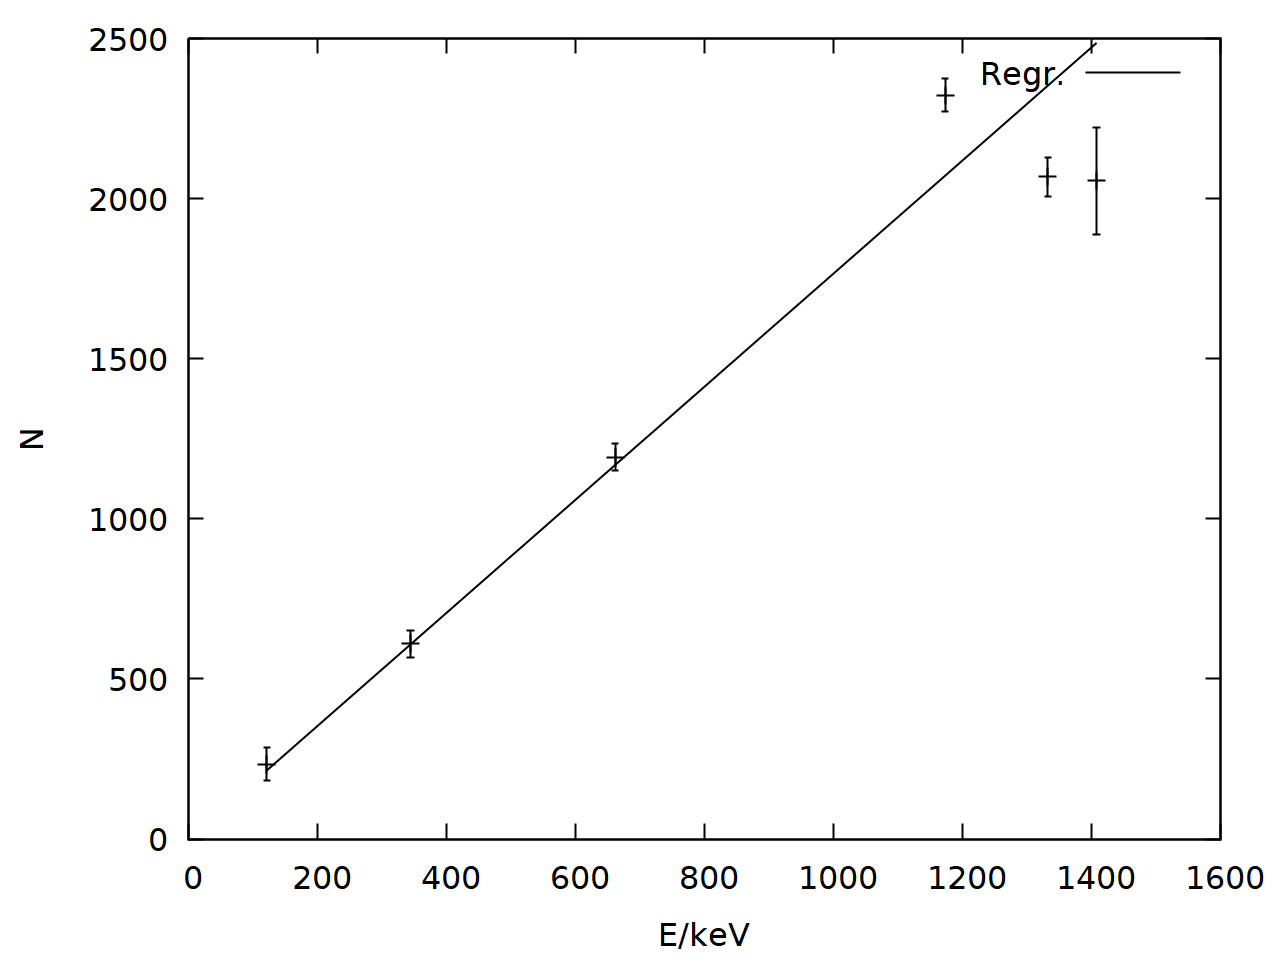

Generate this figure with gnuplot:
reset
#set terminal postscript eps enhanced size 8in,6in  fontscale 2 linewidth 2
#set pointsize 3
#set title "Hg-Lampe"
set term pngcairo size 1280,960 fontscale 2 linewidth 2
set bars 0.5
show bars
set pointsize 3
set decimalsign ','

set ylabel "N"
set xlabel "n"
set key right top

set output "si_cs_raw.png"
plot "raw_si.txt" using "bin":"cs":"dcs" with yerrorbars notitle lt rgb "black"
set output "si_co_raw.png"
plot "raw_si.txt" using "bin":"co":"dco" with yerrorbars notitle lt rgb "black"
set output "si_eu_raw.png"
plot "raw_si.txt" using "bin":"eu":"deu" with yerrorbars notitle lt rgb "black"
set output "si_unter.png"
plot "raw_si.txt" using "bin":"untergrund":"dunter" with yerrorbars notitle lt rgb "black"

set output "si_cs.png"
plot "raw_si.txt" using "bin":"ccs":"dccs" with yerrorbars notitle lt rgb "black"
set output "si_co.png"
plot "raw_si.txt" using "bin":"cco":"dcco" with yerrorbars notitle lt rgb "black"
set output "si_eu.png"
plot "raw_si.txt" using "bin":"ceu":"dceu" with yerrorbars notitle lt rgb "black"


set ylabel "N"
set xlabel "E/keV"
set key right top

f(x) = a*x
a=100
b=1
fit f(x) "si_gauge.txt" using "energy":"b":"s" yerrors via a

set output "si_gauge.png"
plot "si_gauge.txt" using "energy":"b":"s" with yerrorbars notitle lt rgb "black",\
	f(x) title "Regr." lt rgb "black"
	
